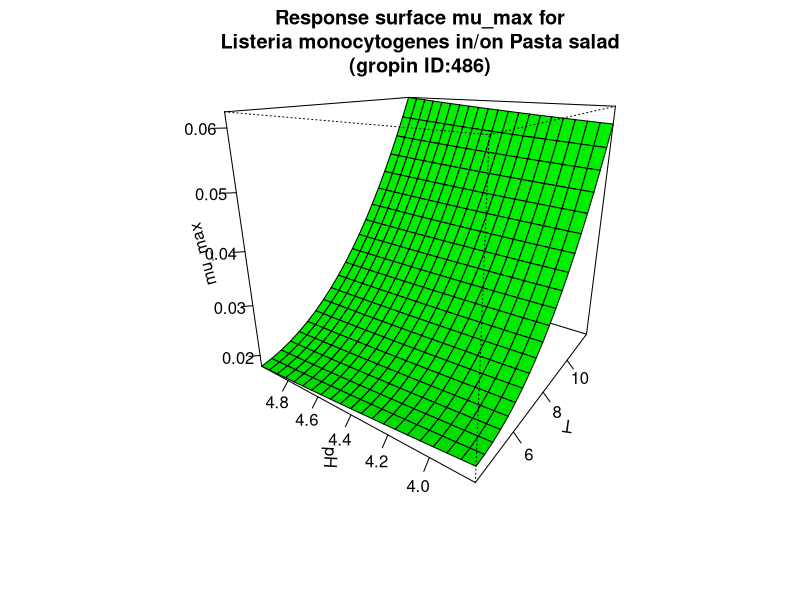

Generate this figure with R:
#############################
# start of Parameter script
#############################
T <- seq(4.004,11.988011988012,length.out=21)
pH <- seq(3.8038,4.995004995005,length.out=21)
#############################
# end of Parameter script
#############################
############################# 
# start of Model script Gropin ID 486 
#############################
 
# constant coefficients for this model
 
variables <- data.frame(T,pH)
argumentsPar <- expand.grid(variables)
 
# heart of the model
response_surface <- function(T,pH) {
   mumax <-0.0571-0.0091*pH+0.0005*(pH^2)-0.0070*T+0.0006*(T^2)+0.0006*(pH*T)

return(mumax=mumax)
} 

# output parameters
mumax <- cbind(argumentsPar,response_surface(argumentsPar['T'],argumentsPar['pH']))
colnames(mumax) <- c(colnames(argumentsPar),'mumax')
#############################
# End of Model script
#############################
############################# 
# start of Visualisation script Gropin ID 486 
#############################
persp(T,pH,matrix(unlist(mumax$mumax),nrow=21),col = 'green',xlab='T',ylab='pH',zlab='mu_max',main='Response surface mu_max for
Listeria monocytogenes in/on Pasta salad
(gropin ID:486)',theta=305,phi=20,shade=0.25,ticktype = 'detailed')
#############################
# End of Visualisation script
#############################
